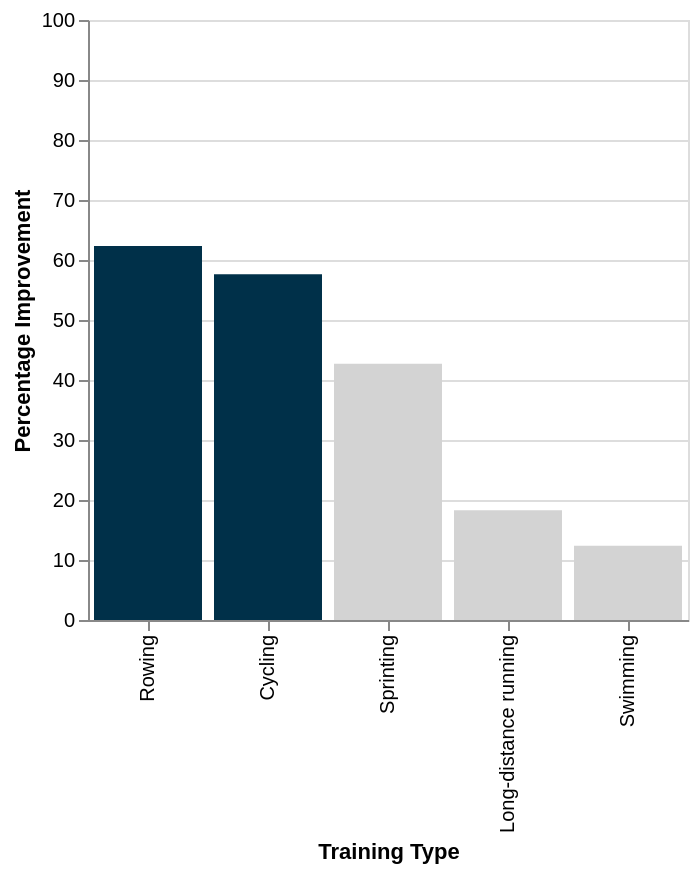

The cell this chart's notebook holds for it:
### Code cell
# Listing 4.12 Highlighting the sports that perform better

# Add the color encoding. Set the color to:
    # - #003049 if the Percentage Improvement is greater than 50, 
    # - lightgray otherwise
chart = alt.Chart(df).mark_bar().encode(
    x=alt.X('Training Type', sort='-y'),
    y=alt.Y('Percentage Improvement', scale=alt.Scale(domain=[0, 100])),
    color=alt.condition(
        alt.datum['Percentage Improvement'] > 50,
        alt.value('#003049'),
        alt.value('lightgray')
    )
).properties(
    width=300#,
    #height=200,
    #title='Percentage Difference between Our Best Time and Record Time (Seconds)',
    #color='Training Type'
)

chart

### Figure 1 — Vega-Lite specification as saved in the notebook (floating-point values rounded to 4 significant figures)
{"config": {"view": {"continuousWidth": 300, "continuousHeight": 300}}, "data": {"name": "data-60f433edd980cc009160ac0e348e1e7c"}, "mark": {"type": "bar"}, "encoding": {"color": {"condition": {"test": "(datum['Percentage Improvement'] > 50)", "value": "#003049"}, "value": "lightgray"}, "x": {"field": "Training Type", "sort": "-y", "type": "nominal"}, "y": {"field": "Percentage Improvement", "scale": {"domain": [0, 100]}, "type": "quantitative"}}, "width": 300, "$schema": "https://vega.github.io/schema/vega-lite/v5.14.1.json", "datasets": {"data-60f433edd980cc009160ac0e348e1e7c": [{"Training Type": "Sprinting", "Record Time (Seconds)": 9.58, "Our Best Time": 15.07, "Percentage Difference": 57.31, "Percentage Improvement": 42.69}, {"Training Type": "Long-distance running", "Record Time (Seconds)": 7299.0, "Our Best Time": 13260.0, "Percentage Difference": 81.69, "Percentage Improvement": 18.31}, {"Training Type": "Swimming", "Record Time (Seconds)": 46.91, "Our Best Time": 88.01, "Percentage Difference": 87.61, "Percentage Improvement": 12.39}, {"Training Type": "Cycling", "Record Time (Seconds)": 1963.0, "Our Best Time": 2795.0, "Percentage Difference": 42.36, "Percentage Improvement": 57.64}, {"Training Type": "Rowing", "Record Time (Seconds)": 335.8, "Our Best Time": 462.3, "Percentage Difference": 37.68, "Percentage Improvement": 62.32}]}}
